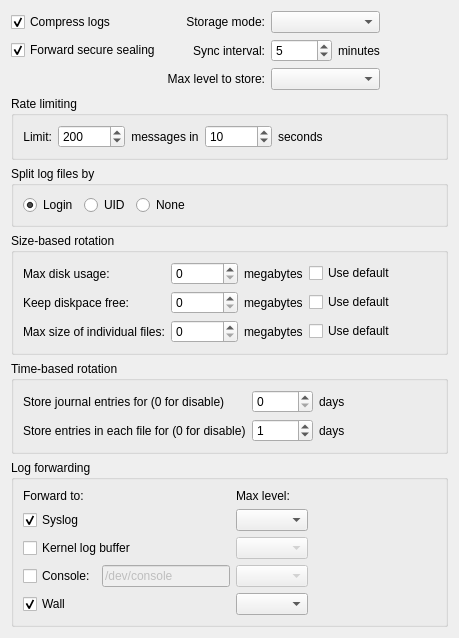
         <widget class="QWidget" name="tabLogging">
          <attribute name="title">
           <string>Journald</string>
          </attribute>
          <layout class="QGridLayout" name="gridLayout_12">
           <item row="8" column="0" colspan="2">
            <widget class="QGroupBox" name="grpSplitMode">
             <property name="enabled">
              <bool>true</bool>
             </property>
             <property name="title">
              <string>Split log files by</string>
             </property>
             <layout class="QFormLayout" name="formLayout_7">
              <item row="0" column="0" colspan="2">
               <layout class="QHBoxLayout" name="horizontalLayout_10">
                <item>
                 <widget class="QRadioButton" name="radlogin">
                  <property name="toolTip">
                   <string>&lt;html&gt;&lt;head/&gt;&lt;body&gt;&lt;p&gt;Split journal files per user.&lt;/p&gt;&lt;p&gt;&lt;span style=&quot; font-weight:600;&quot;&gt;Login: &lt;/span&gt;Each logged-in user gets his own journal files, but systemd user IDs will log into the system journal.&lt;/p&gt;&lt;p&gt;&lt;span style=&quot; font-weight:600;&quot;&gt;UID:&lt;/span&gt; Any user ID will get his own journal files regardless whether it belongs to a system service or refers to a real logged-in user.&lt;/p&gt;&lt;p&gt;&lt;span style=&quot; font-weight:600;&quot;&gt;None:&lt;/span&gt; All messages are stored in system journal.&lt;/p&gt;&lt;/body&gt;&lt;/html&gt;</string>
                  </property>
                  <property name="text">
                   <string>Login</string>
                  </property>
                  <property name="checked">
                   <bool>true</bool>
                  </property>
                 </widget>
                </item>
                <item>
                 <widget class="QRadioButton" name="raduid">
                  <property name="toolTip">
                   <string>&lt;html&gt;&lt;head/&gt;&lt;body&gt;&lt;p&gt;Split journal files per user.&lt;/p&gt;&lt;p&gt;&lt;span style=&quot; font-weight:600;&quot;&gt;Login: &lt;/span&gt;Each logged-in user gets his own journal files, but systemd user IDs will log into the system journal.&lt;/p&gt;&lt;p&gt;&lt;span style=&quot; font-weight:600;&quot;&gt;UID:&lt;/span&gt; Any user ID will get his own journal files regardless whether it belongs to a system service or refers to a real logged-in user.&lt;/p&gt;&lt;p&gt;&lt;span style=&quot; font-weight:600;&quot;&gt;None:&lt;/span&gt; All messages are stored in system journal.&lt;/p&gt;&lt;/body&gt;&lt;/html&gt;</string>
                  </property>
                  <property name="text">
                   <string>UID</string>
                  </property>
                 </widget>
                </item>
                <item>
                 <widget class="QRadioButton" name="radnone">
                  <property name="toolTip">
                   <string>&lt;html&gt;&lt;head/&gt;&lt;body&gt;&lt;p&gt;Split journal files per user.&lt;/p&gt;&lt;p&gt;&lt;span style=&quot; font-weight:600;&quot;&gt;Login: &lt;/span&gt;Each logged-in user gets his own journal files, but systemd user IDs will log into the system journal.&lt;/p&gt;&lt;p&gt;&lt;span style=&quot; font-weight:600;&quot;&gt;UID:&lt;/span&gt; Any user ID will get his own journal files regardless whether it belongs to a system service or refers to a real logged-in user.&lt;/p&gt;&lt;p&gt;&lt;span style=&quot; font-weight:600;&quot;&gt;None:&lt;/span&gt; All messages are stored in system journal.&lt;/p&gt;&lt;/body&gt;&lt;/html&gt;</string>
                  </property>
                  <property name="text">
                   <string>None</string>
                  </property>
                 </widget>
                </item>
                <item>
                 <spacer name="horizontalSpacer_8">
                  <property name="orientation">
                   <enum>Qt::Horizontal</enum>
                  </property>
                  <property name="sizeHint" stdset="0">
                   <size>
                    <width>40</width>
                    <height>20</height>
                   </size>
                  </property>
                 </spacer>
                </item>
               </layout>
              </item>
             </layout>
            </widget>
           </item>
           <item row="11" column="0" colspan="2">
            <widget class="QGroupBox" name="groupBox_9">
             <property name="title">
              <string>Log forwarding</string>
             </property>
             <layout class="QGridLayout" name="gridLayout_16">
              <item row="3" column="1">
               <widget class="QLineEdit" name="leTTYPath">
                <property name="enabled">
                 <bool>false</bool>
                </property>
                <property name="toolTip">
                 <string>&lt;html&gt;&lt;head/&gt;&lt;body&gt;&lt;p&gt;Forward log messages to the specified system console.&lt;/p&gt;&lt;/body&gt;&lt;/html&gt;</string>
                </property>
                <property name="text">
                 <string>/dev/console</string>
                </property>
               </widget>
              </item>
              <item row="3" column="0">
               <widget class="QCheckBox" name="chkForwardToConsole">
                <property name="toolTip">
                 <string>&lt;html&gt;&lt;head/&gt;&lt;body&gt;&lt;p&gt;Forward log messages to the specified system console.&lt;/p&gt;&lt;/body&gt;&lt;/html&gt;</string>
                </property>
                <property name="text">
                 <string>Console:</string>
                </property>
               </widget>
              </item>
              <item row="1" column="0" colspan="2">
               <widget class="QCheckBox" name="chkForwardToSyslog">
                <property name="toolTip">
                 <string>&lt;html&gt;&lt;head/&gt;&lt;body&gt;&lt;p&gt;Forward log messages to the syslog daemon.&lt;/p&gt;&lt;/body&gt;&lt;/html&gt;</string>
                </property>
                <property name="text">
                 <string>Syslog</string>
                </property>
                <property name="checked">
                 <bool>true</bool>
                </property>
               </widget>
              </item>
              <item row="2" column="0" colspan="2">
               <widget class="QCheckBox" name="chkForwardToKMsg">
                <property name="toolTip">
                 <string>&lt;html&gt;&lt;head/&gt;&lt;body&gt;&lt;p&gt;Forward log messages to the kernel log buffer.&lt;/p&gt;&lt;/body&gt;&lt;/html&gt;</string>
                </property>
                <property name="text">
                 <string>Kernel log buffer</string>
                </property>
               </widget>
              </item>
              <item row="1" column="2">
               <widget class="QComboBox" name="cmbMaxLevelSyslog">
                <property name="enabled">
                 <bool>true</bool>
                </property>
                <property name="toolTip">
                 <string>&lt;html&gt;&lt;head/&gt;&lt;body&gt;&lt;p&gt;Maximum log level to forward to syslog.&lt;/p&gt;&lt;/body&gt;&lt;/html&gt;</string>
                </property>
               </widget>
              </item>
              <item row="0" column="0">
               <widget class="QLabel" name="label_18">
                <property name="text">
                 <string>Forward to:</string>
                </property>
               </widget>
              </item>
              <item row="2" column="2">
               <widget class="QComboBox" name="cmbMaxLevelKMsg">
                <property name="enabled">
                 <bool>false</bool>
                </property>
                <property name="toolTip">
                 <string>&lt;html&gt;&lt;head/&gt;&lt;body&gt;&lt;p&gt;Maximum log level to forward to kernel log buffer.&lt;/body&gt;&lt;/html&gt;</string>
                </property>
               </widget>
              </item>
              <item row="0" column="2">
               <widget class="QLabel" name="label_17">
                <property name="text">
                 <string>Max level:</string>
                </property>
               </widget>
              </item>
              <item row="3" column="2">
               <widget class="QComboBox" name="cmbMaxLevelConsole">
                <property name="enabled">
                 <bool>false</bool>
                </property>
                <property name="toolTip">
                 <string>&lt;html&gt;&lt;head/&gt;&lt;body&gt;&lt;p&gt;Maximum log level to forward to console.&lt;/p&gt;&lt;/body&gt;&lt;/html&gt;</string>
                </property>
               </widget>
              </item>
              <item row="2" column="3">
               <spacer name="horizontalSpacer_3">
                <property name="orientation">
                 <enum>Qt::Horizontal</enum>
                </property>
                <property name="sizeHint" stdset="0">
                 <size>
                  <width>40</width>
                  <height>20</height>
                 </size>
                </property>
               </spacer>
              </item>
              <item row="4" column="0">
               <widget class="QCheckBox" name="chkForwardToWall">
                <property name="toolTip">
                 <string>&lt;html&gt;&lt;head/&gt;&lt;body&gt;&lt;p&gt;Send log messages as wall-messages to all logged-in users.&lt;/p&gt;&lt;p&gt;Requires systemd 212 or higher.&lt;/p&gt;&lt;/body&gt;&lt;/html&gt;</string>
                </property>
                <property name="text">
                 <string>Wall</string>
                </property>
                <property name="checked">
                 <bool>true</bool>
                </property>
               </widget>
              </item>
              <item row="4" column="2">
               <widget class="QComboBox" name="cmbMaxLevelWall">
                <property name="toolTip">
                 <string>&lt;html&gt;&lt;head/&gt;&lt;body&gt;&lt;p&gt;Maximum log level to send as wall messages to all logged-in users.&lt;/p&gt;&lt;p&gt;Requires systemd 212 or higher.&lt;/p&gt;&lt;/body&gt;&lt;/html&gt;</string>
                </property>
               </widget>
              </item>
             </layout>
            </widget>
           </item>
           <item row="9" column="0" colspan="2">
            <widget class="QGroupBox" name="grpSizeRotation">
             <property name="title">
              <string>Size-based rotation</string>
             </property>
             <layout class="QGridLayout" name="gridLayout">
              <item row="3" column="2">
               <widget class="QSpinBox" name="spnKeepFree">
                <property name="enabled">
                 <bool>true</bool>
                </property>
                <property name="toolTip">
                 <string>&lt;html&gt;&lt;head/&gt;&lt;body&gt;&lt;p&gt;Disk space to always leave free. Default is 15% of file system.&lt;/p&gt;&lt;/body&gt;&lt;/html&gt;</string>
                </property>
                <property name="suffix">
                 <string/>
                </property>
                <property name="maximum">
                 <number>999999999</number>
                </property>
               </widget>
              </item>
              <item row="1" column="3">
               <widget class="QLabel" name="lblMaxUse2">
                <property name="enabled">
                 <bool>true</bool>
                </property>
                <property name="text">
                 <string>megabytes</string>
                </property>
               </widget>
              </item>
              <item row="1" column="2">
               <widget class="QSpinBox" name="spnMaxUse">
                <property name="enabled">
                 <bool>true</bool>
                </property>
                <property name="toolTip">
                 <string>&lt;html&gt;&lt;head/&gt;&lt;body&gt;&lt;p&gt;Maximum disk space used. Defaults to 10% of file system.&lt;/p&gt;&lt;/body&gt;&lt;/html&gt;</string>
                </property>
                <property name="maximum">
                 <number>999999999</number>
                </property>
               </widget>
              </item>
              <item row="3" column="3">
               <widget class="QLabel" name="lblKeepFree2">
                <property name="enabled">
                 <bool>true</bool>
                </property>
                <property name="text">
                 <string>megabytes</string>
                </property>
               </widget>
              </item>
              <item row="5" column="2">
               <widget class="QSpinBox" name="spnMaxFileSize">
                <property name="enabled">
                 <bool>true</bool>
                </property>
                <property name="toolTip">
                 <string>&lt;html&gt;&lt;head/&gt;&lt;body&gt;&lt;p&gt;Maximum size of individual log files. Default is 1/8 of max disk usage.&lt;/p&gt;&lt;/body&gt;&lt;/html&gt;</string>
                </property>
                <property name="maximum">
                 <number>999999999</number>
                </property>
               </widget>
              </item>
              <item row="3" column="0">
               <widget class="QLabel" name="lblKeepFree1">
                <property name="enabled">
                 <bool>true</bool>
                </property>
                <property name="text">
                 <string>Keep diskpace free:</string>
                </property>
               </widget>
              </item>
              <item row="5" column="0">
               <widget class="QLabel" name="lblMaxFileSize1">
                <property name="enabled">
                 <bool>true</bool>
                </property>
                <property name="text">
                 <string>Max size of individual files:</string>
                </property>
               </widget>
              </item>
              <item row="1" column="0">
               <widget class="QLabel" name="lblMaxUse1">
                <property name="enabled">
                 <bool>true</bool>
                </property>
                <property name="text">
                 <string>Max disk usage:</string>
                </property>
               </widget>
              </item>
              <item row="5" column="3">
               <widget class="QLabel" name="lblMaxFileSize2">
                <property name="enabled">
                 <bool>true</bool>
                </property>
                <property name="text">
                 <string>megabytes</string>
                </property>
               </widget>
              </item>
              <item row="5" column="5">
               <spacer name="horizontalSpacer_5">
                <property name="orientation">
                 <enum>Qt::Horizontal</enum>
                </property>
                <property name="sizeHint" stdset="0">
                 <size>
                  <width>40</width>
                  <height>20</height>
                 </size>
                </property>
               </spacer>
              </item>
              <item row="1" column="4">
               <widget class="QCheckBox" name="chkMaxUse">
                <property name="text">
                 <string>Use default</string>
                </property>
               </widget>
              </item>
              <item row="3" column="4">
               <widget class="QCheckBox" name="chkKeepFree">
                <property name="text">
                 <string>Use default</string>
                </property>
               </widget>
              </item>
              <item row="5" column="4">
               <widget class="QCheckBox" name="chkMaxFileSize">
                <property name="text">
                 <string>Use default</string>
                </property>
               </widget>
              </item>
             </layout>
            </widget>
           </item>
           <item row="7" column="0" colspan="2">
            <widget class="QGroupBox" name="groupBox_6">
             <property name="title">
              <string>Rate limiting</string>
             </property>
             <layout class="QFormLayout" name="formLayout_6">
              <property name="fieldGrowthPolicy">
               <enum>QFormLayout::ExpandingFieldsGrow</enum>
              </property>
              <item row="1" column="0" colspan="2">
               <layout class="QHBoxLayout" name="horizontalLayout_9">
                <item>
                 <widget class="QLabel" name="label_12">
                  <property name="text">
                   <string>Limit:</string>
                  </property>
                  <property name="alignment">
                   <set>Qt::AlignRight|Qt::AlignTrailing|Qt::AlignVCenter</set>
                  </property>
                 </widget>
                </item>
                <item>
                 <widget class="QSpinBox" name="spnRateLimitBurst">
                  <property name="toolTip">
                   <string>&lt;html&gt;&lt;head/&gt;&lt;body&gt;&lt;p&gt;If more messages than this are generated by a service in the defined time interval, they are discarded.&lt;/p&gt;&lt;/body&gt;&lt;/html&gt;</string>
                  </property>
                  <property name="maximum">
                   <number>999999999</number>
                  </property>
                  <property name="value">
                   <number>200</number>
                  </property>
                 </widget>
                </item>
                <item>
                 <widget class="QLabel" name="label_16">
                  <property name="text">
                   <string>messages in</string>
                  </property>
                  <property name="alignment">
                   <set>Qt::AlignCenter</set>
                  </property>
                 </widget>
                </item>
                <item>
                 <widget class="QSpinBox" name="spnRateLimitInterval">
                  <property name="toolTip">
                   <string>&lt;html&gt;&lt;head/&gt;&lt;body&gt;&lt;p&gt;If more messages than the defined number are generated by a service in this time interval, they are discarded.&lt;/p&gt;&lt;/body&gt;&lt;/html&gt;</string>
                  </property>
                  <property name="suffix">
                   <string/>
                  </property>
                  <property name="maximum">
                   <number>999999999</number>
                  </property>
                  <property name="value">
                   <number>10</number>
                  </property>
                 </widget>
                </item>
                <item>
                 <widget class="QLabel" name="label_7">
                  <property name="text">
                   <string>seconds</string>
                  </property>
                 </widget>
                </item>
                <item>
                 <spacer name="horizontalSpacer_7">
                  <property name="orientation">
                   <enum>Qt::Horizontal</enum>
                  </property>
                  <property name="sizeHint" stdset="0">
                   <size>
                    <width>40</width>
                    <height>20</height>
                   </size>
                  </property>
                 </spacer>
                </item>
               </layout>
              </item>
             </layout>
            </widget>
           </item>
           <item row="0" column="0" colspan="2">
            <layout class="QGridLayout" name="gridLayout_5">
             <item row="0" column="1">
              <widget class="QLabel" name="label_2">
               <property name="sizePolicy">
                <sizepolicy hsizetype="Preferred" vsizetype="Preferred">
                 <horstretch>0</horstretch>
                 <verstretch>0</verstretch>
                </sizepolicy>
               </property>
               <property name="text">
                <string>Storage mode:</string>
               </property>
               <property name="alignment">
                <set>Qt::AlignRight|Qt::AlignTrailing|Qt::AlignVCenter</set>
               </property>
              </widget>
             </item>
             <item row="0" column="2">
              <widget class="QComboBox" name="cmbStorage">
               <property name="maximumSize">
                <size>
                 <width>16777215</width>
                 <height>16777215</height>
                </size>
               </property>
               <property name="toolTip">
                <string>&lt;html&gt;&lt;head/&gt;&lt;body&gt;&lt;p&gt;Where to store log files.&lt;/p&gt;&lt;p&gt;&lt;span style=&quot; font-weight:600;&quot;&gt;Volatile:&lt;/span&gt; /run/log/journal.&lt;/p&gt;&lt;p&gt;&lt;span style=&quot; font-weight:600;&quot;&gt;Persistent:&lt;/span&gt; /var/log/journal.&lt;/p&gt;&lt;p&gt;&lt;span style=&quot; font-weight:600;&quot;&gt;Auto:&lt;/span&gt; Uses /var/log/journal if it exists, otherwise /run/log/journal.&lt;/p&gt;&lt;p&gt;&lt;span style=&quot; font-weight:600;&quot;&gt;None:&lt;/span&gt; Turns of all storage of logs.&lt;/body&gt;&lt;/html&gt;</string>
               </property>
              </widget>
             </item>
             <item row="1" column="0">
              <widget class="QCheckBox" name="chkSeal">
               <property name="toolTip">
                <string>&lt;html&gt;&lt;head/&gt;&lt;body&gt;&lt;p&gt;Enables forward secure sealing (FSS) for all persistent journal files to prevent unnoticed alteration.&lt;/p&gt;&lt;/body&gt;&lt;/html&gt;</string>
               </property>
               <property name="text">
                <string>Forward secure sealing</string>
               </property>
               <property name="checked">
                <bool>true</bool>
               </property>
              </widget>
             </item>
             <item row="1" column="2">
              <layout class="QHBoxLayout" name="horizontalLayout_13">
               <item>
                <widget class="QSpinBox" name="spnSyncIntervalSec">
                 <property name="toolTip">
                  <string>&lt;html&gt;&lt;head/&gt;&lt;body&gt;&lt;p&gt;The timeout before synchronizing journal data to disk.&lt;/p&gt;&lt;/body&gt;&lt;/html&gt;</string>
                 </property>
                 <property name="suffix">
                  <string/>
                 </property>
                 <property name="maximum">
                  <number>99999</number>
                 </property>
                 <property name="value">
                  <number>5</number>
                 </property>
                </widget>
               </item>
               <item>
                <widget class="QLabel" name="label_8">
                 <property name="text">
                  <string>minutes</string>
                 </property>
                </widget>
               </item>
              </layout>
             </item>
             <item row="1" column="1">
              <widget class="QLabel" name="label_22">
               <property name="sizePolicy">
                <sizepolicy hsizetype="Preferred" vsizetype="Preferred">
                 <horstretch>0</horstretch>
                 <verstretch>0</verstretch>
                </sizepolicy>
               </property>
               <property name="text">
                <string>Sync interval:</string>
               </property>
               <property name="alignment">
                <set>Qt::AlignRight|Qt::AlignTrailing|Qt::AlignVCenter</set>
               </property>
              </widget>
             </item>
             <item row="0" column="0">
              <widget class="QCheckBox" name="chkCompress">
               <property name="toolTip">
                <string>&lt;html&gt;&lt;head/&gt;&lt;body&gt;&lt;p&gt;Compresses large data objects with the XZ compression algorithm before writing to disk.&lt;/p&gt;&lt;/body&gt;&lt;/html&gt;</string>
               </property>
               <property name="text">
                <string>Compress logs</string>
               </property>
               <property name="checked">
                <bool>true</bool>
               </property>
              </widget>
             </item>
             <item row="2" column="2">
              <widget class="QComboBox" name="cmbMaxLevelStore">
               <property name="toolTip">
                <string>&lt;html&gt;&lt;head/&gt;&lt;body&gt;&lt;p&gt;Maximum log level to store to disk.&lt;/p&gt;&lt;/body&gt;&lt;/html&gt;</string>
               </property>
              </widget>
             </item>
             <item row="2" column="1">
              <widget class="QLabel" name="label_3">
               <property name="sizePolicy">
                <sizepolicy hsizetype="Preferred" vsizetype="Preferred">
                 <horstretch>0</horstretch>
                 <verstretch>0</verstretch>
                </sizepolicy>
               </property>
               <property name="text">
                <string>Max level to store:</string>
               </property>
               <property name="alignment">
                <set>Qt::AlignRight|Qt::AlignTrailing|Qt::AlignVCenter</set>
               </property>
              </widget>
             </item>
             <item row="1" column="3">
              <spacer name="horizontalSpacer_6">
               <property name="orientation">
                <enum>Qt::Horizontal</enum>
               </property>
               <property name="sizeHint" stdset="0">
                <size>
                 <width>40</width>
                 <height>20</height>
                </size>
               </property>
              </spacer>
             </item>
            </layout>
           </item>
           <item row="10" column="0" colspan="2">
            <widget class="QGroupBox" name="grpTimeRotation">
             <property name="title">
              <string>Time-based rotation</string>
             </property>
             <layout class="QGridLayout" name="gridLayout_6">
              <item row="0" column="0">
               <widget class="QLabel" name="lblMaxRetentionSec">
                <property name="text">
                 <string>Store journal entries for (0 for disable)</string>
                </property>
               </widget>
              </item>
              <item row="0" column="1">
               <widget class="QSpinBox" name="spnMaxRetentionSec">
                <property name="enabled">
                 <bool>true</bool>
                </property>
                <property name="toolTip">
                 <string>&lt;html&gt;&lt;head/&gt;&lt;body&gt;&lt;p&gt;Maximum time to store journal entries. Journal files containing older entries are deleted.&lt;/body&gt;&lt;/html&gt;</string>
                </property>
                <property name="maximum">
                 <number>99999</number>
                </property>
               </widget>
              </item>
              <item row="1" column="1">
               <widget class="QSpinBox" name="spnMaxFileSec">
                <property name="enabled">
                 <bool>true</bool>
                </property>
                <property name="toolTip">
                 <string>&lt;html&gt;&lt;head/&gt;&lt;body&gt;&lt;p&gt;Maximum time to store entries in a single journal file before rotating to the next one.&lt;/p&gt;&lt;/body&gt;&lt;/html&gt;</string>
                </property>
                <property name="maximum">
                 <number>99999</number>
                </property>
                <property name="value">
                 <number>1</number>
                </property>
               </widget>
              </item>
              <item row="1" column="2">
               <widget class="QLabel" name="label_9">
                <property name="text">
                 <string>days</string>
                </property>
               </widget>
              </item>
              <item row="0" column="2">
               <widget class="QLabel" name="label_10">
                <property name="text">
                 <string>days</string>
                </property>
               </widget>
              </item>
              <item row="1" column="0">
               <widget class="QLabel" name="lblMaxFileSec">
                <property name="text">
                 <string>Store entries in each file for (0 for disable)</string>
                </property>
               </widget>
              </item>
              <item row="0" column="3">
               <spacer name="horizontalSpacer_9">
                <property name="orientation">
                 <enum>Qt::Horizontal</enum>
                </property>
                <property name="sizeHint" stdset="0">
                 <size>
                  <width>40</width>
                  <height>20</height>
                 </size>
                </property>
               </spacer>
              </item>
             </layout>
            </widget>
           </item>
           <item row="12" column="0" colspan="2">
            <spacer name="verticalSpacer_2">
             <property name="orientation">
              <enum>Qt::Vertical</enum>
             </property>
             <property name="sizeHint" stdset="0">
              <size>
               <width>20</width>
               <height>0</height>
              </size>
             </property>
            </spacer>
           </item>
          </layout>
         </widget>
